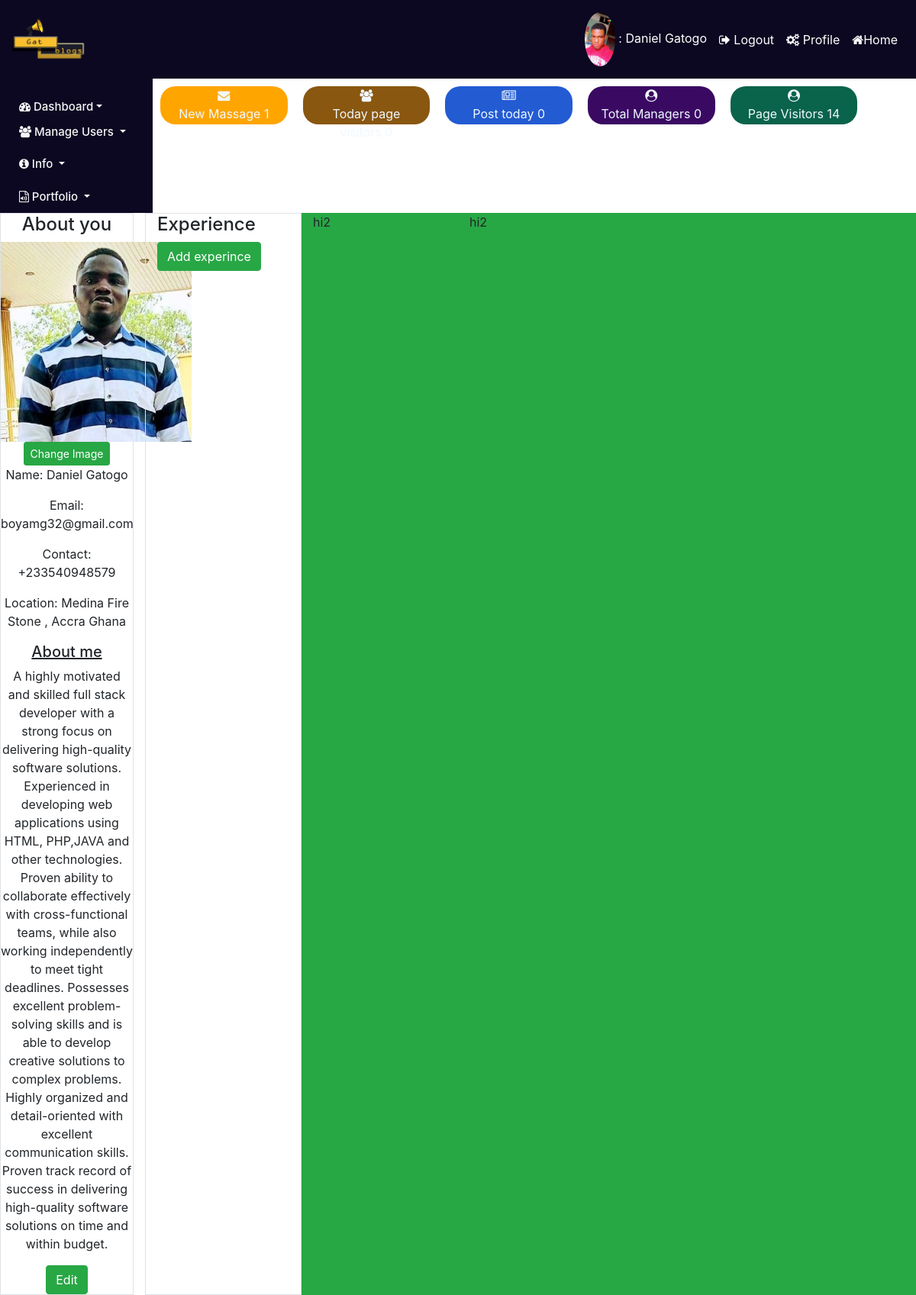
The app's page /adm/about_display.php (signed in) with its own data.
### tables this page shows
CREATE TABLE `portfolio` (
  `id` int(11) NOT NULL,
  `username` varchar(50) NOT NULL,
  `image` blob NOT NULL,
  `email` varchar(50) NOT NULL,
  `contact` varchar(50) NOT NULL,
  `about` varchar(1000) NOT NULL,
  `facebook` varchar(50) NOT NULL,
  `linkedin` varchar(50) NOT NULL,
  `github` varchar(50) NOT NULL,
  `whatsapp` varchar(50) NOT NULL,
  `location` varchar(50) NOT NULL
);

### adm/about_display.php (the view, shortened to what this page needs)
<?php include("common/head.php") ;?>
<body>
<?php include("common/tittle.php") ;?>
    <div class="container-fluid">
        <div class="row">
        <?php include("common/menu.php") ;?>
        <?php include("common/info.php") ;?>
                <div class="row">
                    <div class="col-sm-2 bg-black">
                    <?php
$sql="select * from portfolio ";
$result = mysqli_query($conn,$sql)or die( mysqli_error($conn));
while ($row=mysqli_fetch_array($result)) {
 $data=$row['id'];
 $about=$row['about'];
   $username=$row['username'];
   $image=$row['image'];
    $email=$row['email'];
    $contact=$row['contact'];
    $location=$row['location'];
 $link="update/aboutUpdate.php?id=".urlencode(base64_encode($data));
 $img="update/imageUpdate.php?id=".urlencode(base64_encode($data));
}
if (empty($image)) {
  $image="emty.jpg";
}
else {
    $image=$image;
}
 ?>
                      <div class="about-me text-center border">
                        <h4>About you</h4>
                        <div class="img"> <img style="width: 250px;"   class="" src="user_pic/<?php echo $image ?>" alt=""></div>
                        <a  class="btn btn-sm btn-success "href="<?=$img;?>">Change Image</a>
                        <p class="name">Name: <?php echo $username ?></p>
                        <p class="name">Email: <?php echo $email ?></p>
                        <p class="name">Contact: <?php echo $contact ?></p>
                        <p class="name">Location: <?php echo $location ?></p>
                        <h5><u class="">About me</u></h5>
                        <p class="about"> <?php echo $about ?></p>
                        <a  class="btn btn-success "href="<?=$link;?>">Edit</a>
                      </div>
                    </div>
                    <div class="col-sm-2 border">
                    <h4>Experience</h4>
                        <a  class="btn btn-success "href="<?=$link;?>">Add experince</a>
                    </div>
                    <div class="col-sm-2 bg-success">
                        hi2
                    </div>
                    <div class="col-sm-6 bg-success">
                        hi2
                    </div>
                </div>

### adm/common/head.php (shortened to what this page needs)
<!DOCTYPE html>
<html lang="en">
    <head>
    <link rel="stylesheet" href="https://cdn.jsdelivr.net/npm/bootstrap@4.6.1/dist/css/bootstrap.min.css">
    <link rel="stylesheet" href="https://cdnjs.cloudflare.com/ajax/libs/font-awesome/4.7.0/css/font-awesome.min.css">
    <link rel="stylesheet" href="https://cdnjs.cloudflare.com/ajax/libs/OwlCarousel2/2.3.4/assets/owl.carousel.min.css" />
    <link rel="stylesheet" href="https://cdnjs.cloudflare.com/ajax/libs/font-awesome/4.7.0/css/font-awesome.min.css">
    <link rel="stylesheet" href="css/style.css">
    <link href="https://cdn.jsdelivr.net/npm/summernote@0.8.18/dist/summernote-lite.min.css" rel="stylesheet">
</head>

### adm/common/tittle.php (shortened to what this page needs)
<nav style="background-color:#0c0821;" class="navbar navbar-expand-lg navbar-light">
  <div class="logo">
    <img style="width: 100px; ;" src="image/logo.png" alt="">
</div>
    <div class="collapse navbar-collapse" id="navbarText">
      <span class="navbar-text text-white p-2">
      <img width="40" class="rounded-circle" src="user_pic/<?php echo $_SESSION['image'] ?>" alt="<?php echo $_SESSION['id'] ?>" > : <?php echo $_SESSION['fname'] ?> <?php echo $_SESSION['sname'] ?>
      </span>
      <a href="logout" class="navbar-text text-white p-2">
        <i class="fa fa-sign-out" aria-hidden="true"></i> Logout
    </a>
      <a  href="" class="navbar-text text-white p-2">
        <i class="fa fa-cogs" aria-hidden="true"></i> Profile
      </a>
       <a  href="../home" class="navbar-text text-white p-2">
        <i class="fa fa-home" aria-hidden="true"></i>Home
      </a>
    </div>
  </nav>

### adm/common/menu.php (shortened to what this page needs)
<div class="content col-sm-2 " style="background-color:#0c0821 ;">
<div class=" container-fluid nav  pt-4">
    <div class="row">
        <div class="   menu col-sm-12">
            <a class=" text-white dropdown-toggle" href="dashboard" ><i class=" fa fa-dashboard" style="font-size:15px"></i> Dashboard</a>
         </div>
         <div class="  menu col-sm-12">
            <a   class=" text-white dropdown-toggle" type="button" id="dropdownMenuButton" data-toggle="dropdown" aria-haspopup="true" aria-expanded="false"> <i class="fa fa-group" style="font-size:15px"></i>   Manage Users </a>
         </div>
         <div class="  menu col-sm-12">
            <a    class="   text-white dropdown-toggle" type="button" id="dropdownMenuButton" data-toggle="dropdown" aria-haspopup="true" aria-expanded="false"> <i class="	fa fa-info-circle" style="font-size:15px"></i>   Info </a>
         </div>
         <div class="  menu col-sm-12">
            <a   class=" text-white dropdown-toggle" type="button" id="dropdownMenuButton" data-toggle="dropdown" aria-haspopup="true" aria-expanded="false"> <i class="fa fa-file-sound-o" style="font-size:15px"></i> Portfolio </a>
         </div>
    </div>
 </div>
</div>

### adm/common/info.php (shortened to what this page needs)
<?php
$servername = "localhost";
$username = "root";
$password = "";
$dbname = "thekambh_gat-blog";
$conn = mysqli_connect($servername, $username, $password, $dbname);
?>
 <?php
 $today = date("Y-m-d");
 $my=date('jS \ F Y');
                          $sql1 = "select * from pagehits  ";
                          $result1 = mysqli_query($conn,$sql1)or die( mysqli_error($conn));
                          $rowcount1 = mysqli_num_rows($result1) ;
                           $sql1 = "select * from pagehits where date='$today' ";
                          $result1 = mysqli_query($conn,$sql1)or die( mysqli_error($conn));
                          $rowcount2 = mysqli_num_rows($result1) ;
                             $sql2 = "select * from blog where date=".strtotime($my) ;
                          $result2 = mysqli_query($conn,$sql2)or die( mysqli_error($conn));
                          $blog_total = mysqli_num_rows($result2) ;
                     ?>
<div style="backgound-color:#080607;" class="content col-sm-10 ">
                    <div   style="backgound-color:#080607;" class="row">
                       <a   style="text-decoration: none;" class="info-link" href="chat"><div  style="background-color:orange ; " class="info  col-sm-2">
                                 <div class="log"><i class="f-info fa fa-envelope" aria-hidden="true"></i></div>
                                 <?php
                                   $sql4 = "select * from potmassage where status='0' ";
                                   $result4 = mysqli_query($conn,$sql4)or die( mysqli_error($conn));
                                   $newMassages = mysqli_num_rows($result4) ;
                                 ?>
                                 <div class="mass">New Massage  <?php echo $newMassages ?><span></span></div>
                                 <div class="text-white"></div></a>
                        </div>
                        <div style="background-color:rgb(137, 87, 16) ;" class="info  col-sm-2">
                            <div class="log"><i class="f-info fa fa-group" aria-hidden="true"></i></div>
                            <div class="mass">Today page visitors <?php echo   $rowcount2 ?></div>
                   </div>
                   <div style="background-color:rgb(35, 91, 211) ;" class="info  col-sm-2">
                    <div class="log"><i class="f-info fa  fa-newspaper-o" aria-hidden="true"></i></div>
                    <div class="mass"> Post today <span  ><?php echo  $blog_total ?></span></div>
           </div>
           <div style="background-color:rgb(58, 10, 99) ;" class="info  col-sm-2">
            <div class="log"><i class="f-info fa  fa-user-circle" aria-hidden="true"></i></div>
                    <div class="mass">Total Managers <span  >0</span></div>
            </div>
            <div style="background-color:rgb(10, 99, 75) ;" class="info  col-sm-2">
                <div class="log"><i class="f-info fa  fa-user-circle" aria-hidden="true"></i></div>
                        <div class="mass">Page Visitors <span  ><?php echo  $rowcount1 ?></span></div>
                </div>
                    </div>
                </div>

### adm/css/style.css (style rules this page uses)
.menu a { text-decoration: none; font-weight: 500; font-size: 15px; color: rgb(245, 246, 246) !important; text-align: center; }
.dropdown-toggle { padding: 10px; }
.info { margin: 10px; text-align: center; height: 50px; border-radius: 20px; }
.f-info { color: aliceblue; }
.mass { color: aliceblue; }
.info-link { text-decoration: none; }

### records on screen
portfolio: image (picture), username "Daniel Gatogo", email "boyamg32@gmail.com", contact "+233540948579", location "Medina Fire Stone , Accra Ghana", about "A highly motivated and skilled full stack developer with a strong focus on delivering high-quality software solutions. Experienced in developing web applications using HTML, PHP,JAVA and other technologies. Proven ability to collaborate effectively with cross-functional teams, while also working independently to meet tight deadlines. Possesses excellent problem-solving skills and is able to develop creative solutions to complex problems. Highly organized and detail-oriented with excellent communication skills. Proven track record of success in delivering high-quality software solutions on time and within budget."

### other values on screen
$_SESSION['fname'] "Daniel"
$_SESSION['sname'] "Gatogo"
$newMassages "1"
$blog_total "0"
$rowcount1 "14"
